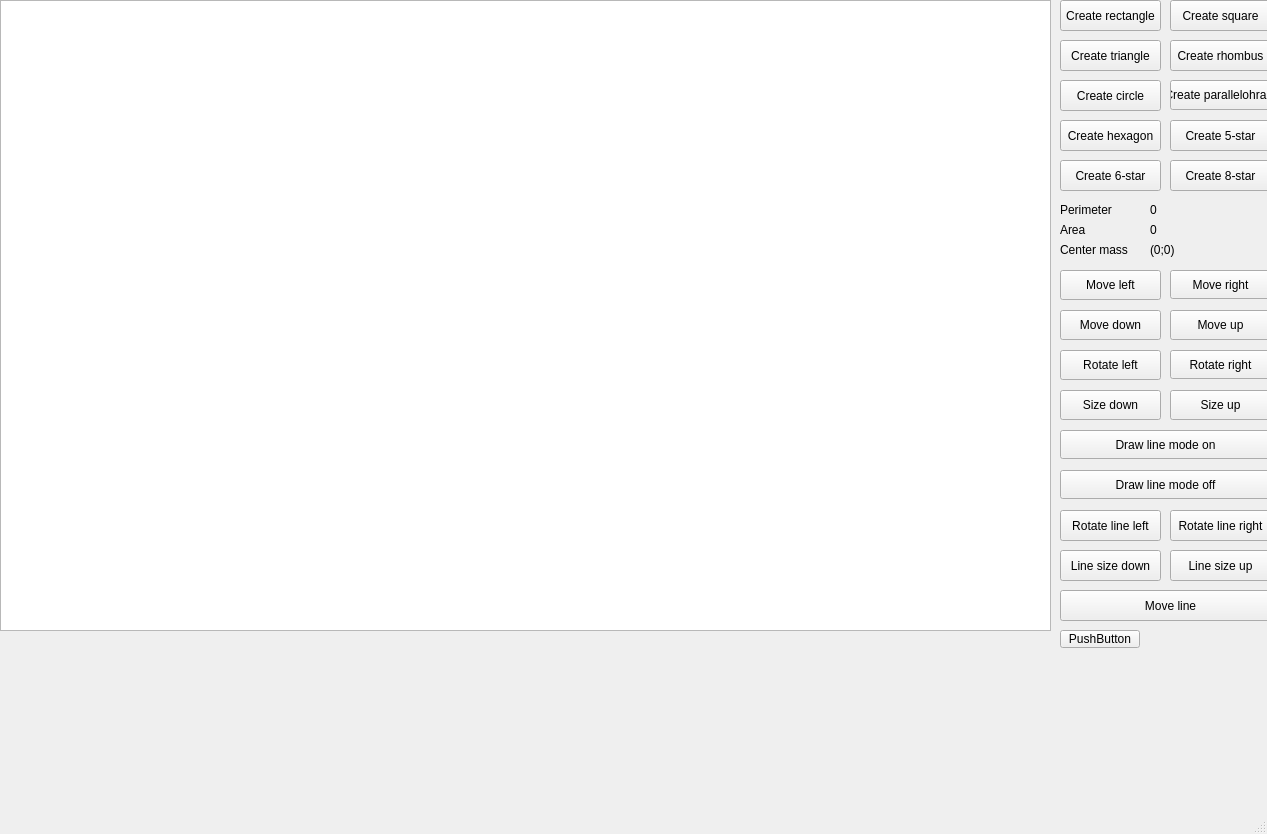
<?xml version="1.0" encoding="UTF-8"?>
<ui version="4.0">
 <class>MainWindow</class>
 <widget class="QMainWindow" name="MainWindow">
  <property name="geometry">
   <rect>
    <x>0</x>
    <y>0</y>
    <width>1267</width>
    <height>834</height>
   </rect>
  </property>
  <property name="windowTitle">
   <string>MainWindow</string>
  </property>
  <widget class="QWidget" name="centralwidget">
   <widget class="QPushButton" name="pushButton_triangle">
    <property name="geometry">
     <rect>
      <x>1060</x>
      <y>40</y>
      <width>101</width>
      <height>31</height>
     </rect>
    </property>
    <property name="text">
     <string>Create triangle</string>
    </property>
   </widget>
   <widget class="QPushButton" name="pushButton_square">
    <property name="geometry">
     <rect>
      <x>1170</x>
      <y>0</y>
      <width>101</width>
      <height>31</height>
     </rect>
    </property>
    <property name="text">
     <string>Create square</string>
    </property>
   </widget>
   <widget class="QPushButton" name="pushButton_rhombus">
    <property name="geometry">
     <rect>
      <x>1170</x>
      <y>40</y>
      <width>101</width>
      <height>31</height>
     </rect>
    </property>
    <property name="text">
     <string>Create rhombus</string>
    </property>
   </widget>
   <widget class="QPushButton" name="pushButton_circle">
    <property name="geometry">
     <rect>
      <x>1060</x>
      <y>80</y>
      <width>101</width>
      <height>31</height>
     </rect>
    </property>
    <property name="text">
     <string>Create circle</string>
    </property>
   </widget>
   <widget class="QPushButton" name="pushButton_star5">
    <property name="geometry">
     <rect>
      <x>1170</x>
      <y>120</y>
      <width>101</width>
      <height>31</height>
     </rect>
    </property>
    <property name="text">
     <string>Create 5-star</string>
    </property>
   </widget>
   <widget class="QPushButton" name="pushButton_star6">
    <property name="geometry">
     <rect>
      <x>1060</x>
      <y>160</y>
      <width>101</width>
      <height>31</height>
     </rect>
    </property>
    <property name="text">
     <string>Create 6-star</string>
    </property>
   </widget>
   <widget class="QPushButton" name="pushButton_star8">
    <property name="geometry">
     <rect>
      <x>1170</x>
      <y>160</y>
      <width>101</width>
      <height>31</height>
     </rect>
    </property>
    <property name="text">
     <string>Create 8-star</string>
    </property>
   </widget>
   <widget class="QPushButton" name="pushButton_rectangle">
    <property name="geometry">
     <rect>
      <x>1060</x>
      <y>0</y>
      <width>101</width>
      <height>31</height>
     </rect>
    </property>
    <property name="text">
     <string>Create rectangle</string>
    </property>
   </widget>
   <widget class="QPushButton" name="pushButton_parallel">
    <property name="geometry">
     <rect>
      <x>1170</x>
      <y>80</y>
      <width>101</width>
      <height>30</height>
     </rect>
    </property>
    <property name="text">
     <string>Create parallelohram</string>
    </property>
   </widget>
   <widget class="QPushButton" name="pushButton_hexagon">
    <property name="geometry">
     <rect>
      <x>1060</x>
      <y>120</y>
      <width>101</width>
      <height>31</height>
     </rect>
    </property>
    <property name="text">
     <string>Create hexagon</string>
    </property>
   </widget>
   <widget class="QPushButton" name="pushButton_sizeup">
    <property name="geometry">
     <rect>
      <x>1170</x>
      <y>390</y>
      <width>101</width>
      <height>30</height>
     </rect>
    </property>
    <property name="text">
     <string>Size up</string>
    </property>
   </widget>
   <widget class="QPushButton" name="pushButton_sizedown">
    <property name="geometry">
     <rect>
      <x>1060</x>
      <y>390</y>
      <width>101</width>
      <height>30</height>
     </rect>
    </property>
    <property name="text">
     <string>Size down</string>
    </property>
   </widget>
   <widget class="QLabel" name="Perimeter">
    <property name="geometry">
     <rect>
      <x>1150</x>
      <y>200</y>
      <width>81</width>
      <height>20</height>
     </rect>
    </property>
    <property name="text">
     <string>0</string>
    </property>
   </widget>
   <widget class="QLabel" name="Area">
    <property name="geometry">
     <rect>
      <x>1150</x>
      <y>220</y>
      <width>71</width>
      <height>20</height>
     </rect>
    </property>
    <property name="text">
     <string>0</string>
    </property>
   </widget>
   <widget class="QLabel" name="CenterMass">
    <property name="geometry">
     <rect>
      <x>1150</x>
      <y>240</y>
      <width>81</width>
      <height>20</height>
     </rect>
    </property>
    <property name="text">
     <string>(0;0)</string>
    </property>
   </widget>
   <widget class="QLabel" name="label">
    <property name="geometry">
     <rect>
      <x>1060</x>
      <y>200</y>
      <width>81</width>
      <height>20</height>
     </rect>
    </property>
    <property name="text">
     <string>Perimeter</string>
    </property>
   </widget>
   <widget class="QLabel" name="label_2">
    <property name="geometry">
     <rect>
      <x>1060</x>
      <y>220</y>
      <width>71</width>
      <height>20</height>
     </rect>
    </property>
    <property name="text">
     <string>Area</string>
    </property>
   </widget>
   <widget class="QLabel" name="label_3">
    <property name="geometry">
     <rect>
      <x>1060</x>
      <y>240</y>
      <width>81</width>
      <height>20</height>
     </rect>
    </property>
    <property name="text">
     <string>Center mass</string>
    </property>
   </widget>
   <widget class="QPushButton" name="pushButton_moveup">
    <property name="geometry">
     <rect>
      <x>1170</x>
      <y>310</y>
      <width>101</width>
      <height>30</height>
     </rect>
    </property>
    <property name="text">
     <string>Move up</string>
    </property>
   </widget>
   <widget class="QPushButton" name="pushButton_movedown">
    <property name="geometry">
     <rect>
      <x>1060</x>
      <y>310</y>
      <width>101</width>
      <height>30</height>
     </rect>
    </property>
    <property name="text">
     <string>Move down</string>
    </property>
   </widget>
   <widget class="QPushButton" name="pushButton_moveleft">
    <property name="geometry">
     <rect>
      <x>1060</x>
      <y>270</y>
      <width>101</width>
      <height>30</height>
     </rect>
    </property>
    <property name="text">
     <string>Move left</string>
    </property>
   </widget>
   <widget class="QPushButton" name="pushButton_moveright">
    <property name="geometry">
     <rect>
      <x>1170</x>
      <y>270</y>
      <width>101</width>
      <height>29</height>
     </rect>
    </property>
    <property name="text">
     <string>Move right</string>
    </property>
   </widget>
   <widget class="QPushButton" name="pushButton_rotleft">
    <property name="geometry">
     <rect>
      <x>1060</x>
      <y>350</y>
      <width>101</width>
      <height>30</height>
     </rect>
    </property>
    <property name="text">
     <string>Rotate left</string>
    </property>
   </widget>
   <widget class="QPushButton" name="pushButton_rotright">
    <property name="geometry">
     <rect>
      <x>1170</x>
      <y>350</y>
      <width>101</width>
      <height>29</height>
     </rect>
    </property>
    <property name="text">
     <string>Rotate right</string>
    </property>
   </widget>
   <widget class="QPushButton" name="pushButton_drawlineon">
    <property name="geometry">
     <rect>
      <x>1060</x>
      <y>430</y>
      <width>211</width>
      <height>29</height>
     </rect>
    </property>
    <property name="text">
     <string>Draw line mode on</string>
    </property>
   </widget>
   <widget class="QPushButton" name="pushButton_drawlineoff">
    <property name="geometry">
     <rect>
      <x>1060</x>
      <y>470</y>
      <width>211</width>
      <height>29</height>
     </rect>
    </property>
    <property name="text">
     <string>Draw line mode off</string>
    </property>
   </widget>
   <widget class="QGraphicsView" name="graphicsView">
    <property name="geometry">
     <rect>
      <x>0</x>
      <y>0</y>
      <width>1051</width>
      <height>631</height>
     </rect>
    </property>
   </widget>
   <widget class="QPushButton" name="pushButton_rotlinel">
    <property name="geometry">
     <rect>
      <x>1060</x>
      <y>510</y>
      <width>101</width>
      <height>31</height>
     </rect>
    </property>
    <property name="text">
     <string>Rotate line left</string>
    </property>
   </widget>
   <widget class="QPushButton" name="pushButton_rotliner">
    <property name="geometry">
     <rect>
      <x>1170</x>
      <y>510</y>
      <width>101</width>
      <height>31</height>
     </rect>
    </property>
    <property name="text">
     <string>Rotate line right</string>
    </property>
   </widget>
   <widget class="QPushButton" name="pushButton_moveline">
    <property name="geometry">
     <rect>
      <x>1060</x>
      <y>590</y>
      <width>221</width>
      <height>31</height>
     </rect>
    </property>
    <property name="text">
     <string>Move line</string>
    </property>
   </widget>
   <widget class="QPushButton" name="pushButton_sizelinedown">
    <property name="geometry">
     <rect>
      <x>1060</x>
      <y>550</y>
      <width>101</width>
      <height>31</height>
     </rect>
    </property>
    <property name="text">
     <string>Line size down</string>
    </property>
   </widget>
   <widget class="QPushButton" name="pushButton_sizelineup">
    <property name="geometry">
     <rect>
      <x>1170</x>
      <y>550</y>
      <width>101</width>
      <height>31</height>
     </rect>
    </property>
    <property name="text">
     <string>Line size up</string>
    </property>
   </widget>
   <widget class="QPushButton" name="pushButton">
    <property name="geometry">
     <rect>
      <x>1060</x>
      <y>630</y>
      <width>80</width>
      <height>18</height>
     </rect>
    </property>
    <property name="text">
     <string>PushButton</string>
    </property>
   </widget>
  </widget>
  <widget class="QMenuBar" name="menubar">
   <property name="geometry">
    <rect>
     <x>0</x>
     <y>0</y>
     <width>1267</width>
     <height>17</height>
    </rect>
   </property>
  </widget>
  <widget class="QStatusBar" name="statusbar"/>
 </widget>
 <resources/>
 <connections/>
</ui>
